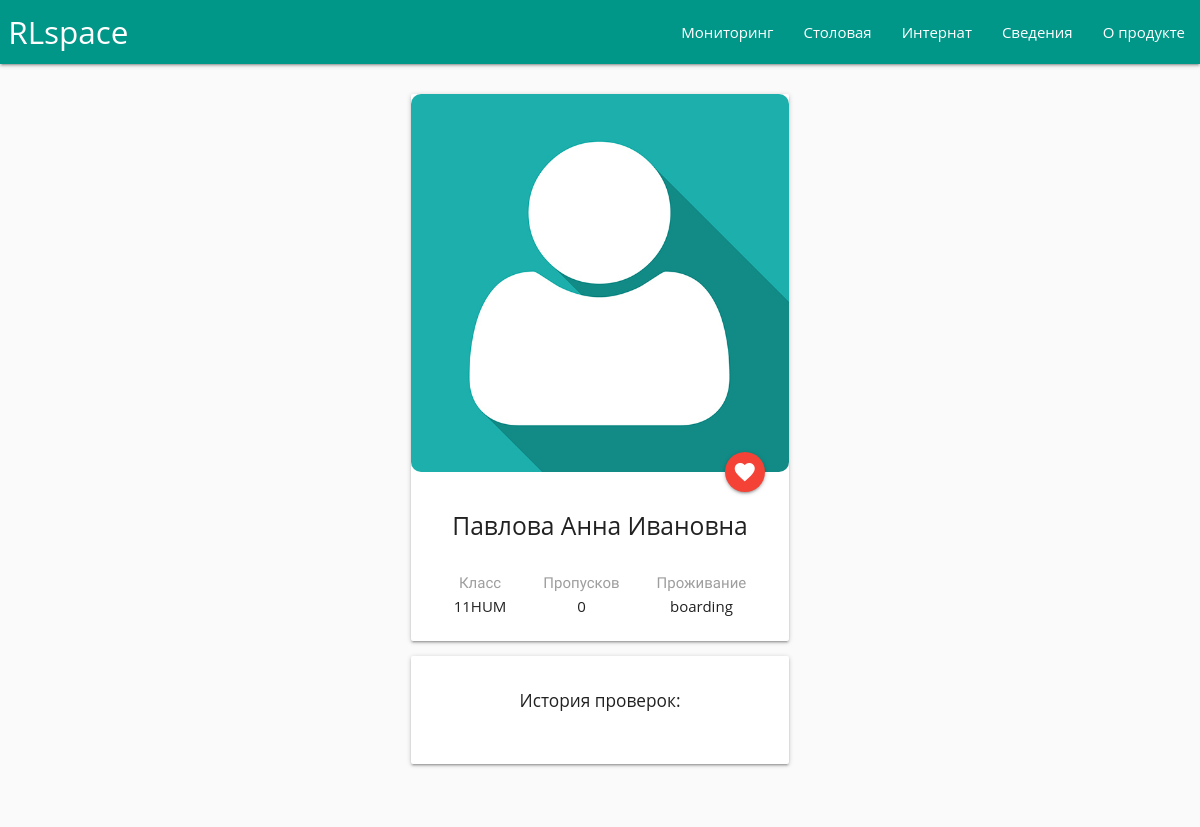
Page /profile/253/ on the earlier database version.
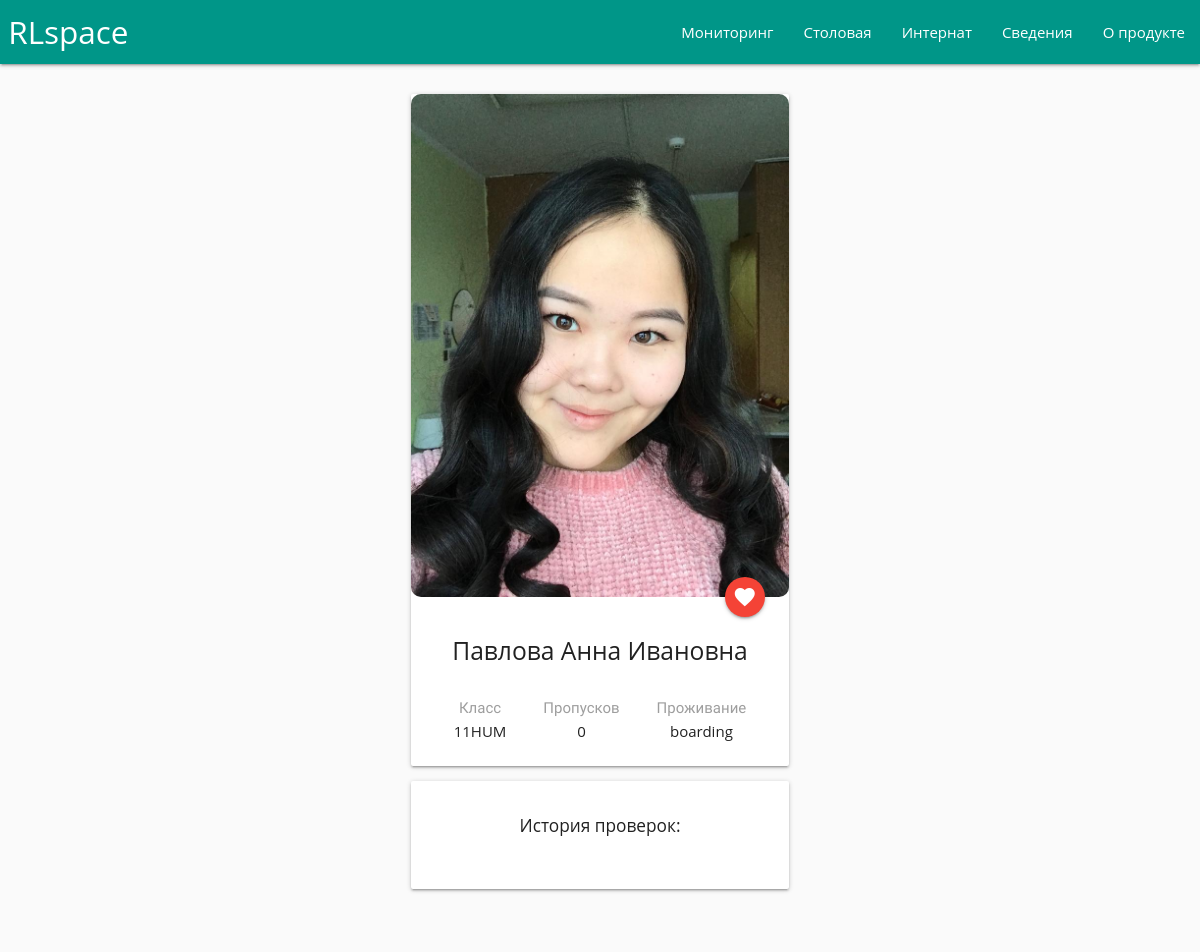
Same page on the later database version.
### main/models.py (models this page shows, shortened)
class Pupil(models.Model):
	qrcode      = models.CharField(max_length = 50)
	name        = models.CharField(max_length = 50)
	grade       = models.CharField(max_length = 50, choices = GRADE)
	location    = models.CharField(max_length = 50, choices = LOCATION)
	eating      = models.BooleanField(default = False)
	inboard     = models.BooleanField(default = True)
	status      = models.CharField(max_length = 50, default = "absent", choices = STATUS)
	arrive_time	   = models.TimeField('time arrive', null = True, blank = True)
	photo     	   = models.ImageField(upload_to = "images/", default = "images/default.jpg")
	non_attendance = models.IntegerField(default = 0);

### main/views.py (the view)
# urls.py: url(r'^profile/(?P<views_profile_id>[0-9]+)/$', views.profile,     name = 'profile'),
def profile(request, views_profile_id):
	context = {}
	profile = Pupil.objects.get(id = views_profile_id)
	events  = Event.objects.filter(profile = profile)
	context["events"]  = events
	context["profile"] = profile
	request = render(request, "main/profile.html", context)
	return request

### main/templates/main/profile.html (shortened to what this page needs)
{% include 'main/header.html' %}
<div class = "row center">
    <div class="row">
        <div class="col s8 m4 offset-m4 offset-s2">
            <div class="card">
                <div class="card-image">
                  <img src="/media/{{profile.photo}}" style="border-radius: 10px">
                  <a class="btn-floating halfway-fab waves-effect waves-light red"><i class="material-icons">favorite</i></a>
                </div>
                <div class="card-content">
                    <h5 class = "center">{{profile.name}}</h5>
                    <br>
                    <div style="display: flex; justify-content: space-around;" class = "center">
                        <p> <font class="grey-text">Класс</font><br>
                            {{profile.grade}}
                        </p>
                        <p> <font class="grey-text">Пропусков</font><br>
                            {{profile.non_attendance}}
                        </p>
                        <p> <font class="grey-text">Проживание</font><br>
                            {{profile.location}}
                        </p>
                    </div>
                </div>
            </div>
            <div class="card">
                <div class="card-content">
                    <h6>История проверок:</h6>
                    <br>
                </div>
            </div>
        </div>
    </div>
</div>
{% include 'main/footer.html' %}

### main/templates/main/header.html (shortened to what this page needs)
{% load staticfiles %}
<!DOCTYPE html>
<html>
	<head>
        <link rel="stylesheet" href="{% static 'css/materialize.min.css' %}">
        <link rel="stylesheet" href="{% static 'css/fonts.css' %}">
        <link rel="stylesheet" href="{% static 'css/clock.css' %}">
    </head>
    <body style="">
        <header>
            <nav>
                <div class="nav-wrapper teal">
                    <a href="/" class="brand-logo">&nbsp;RLspace</a>
                    <ul id="nav-mobile" class="right hide-on-med-and-down">
                        <li><a href="/monitoring">   Мониторинг</a></li>
                        <li><a href="/canteen"> Столовая </a></li>
                        <li><a href="/board"> Интернат </a></li>
                        <li><a href="/information"> Сведения </a></li>
                        <li><a href="/about"> О продукте</a></li>
                    </ul>
                </div>
            </nav>
        </header>
        <br>
        <main>

### main/templates/main/footer.html (shortened to what this page needs)
        </main>
        <br>
    </body>
</html>

### main/static/css/clock.css (style rules this page uses)
* { margin: 0; padding: 0; box-sizing: border-box; }

### main/templates/main/header.html (style rules this page uses)
* { font-family: 'Arimo', sans-serif; }

Differences in the rows shown:
changed Pupil "Павлова Анна Ивановна": photo: picture added in place of a placeholder
